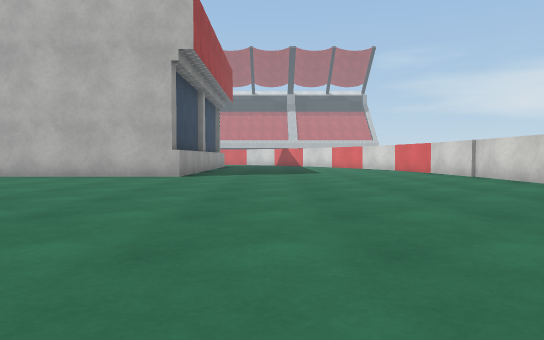
View 1 (above)

24 first-person views from a walk through a 3-D level made in the Unity game engine. The camera is 0.55 m above the floor, tilts 2° down and sees 70° across. The floor is counted in squares, 1 m on a side. Each view is taken from the middle of a square. On the plan, view 1 faces up. The plan holds only what a view shows up to about 10 squares ahead; the rest is blank. The place goes on beyond the plan. Surface patterns are stand-ins for the level's own textures.

View 2
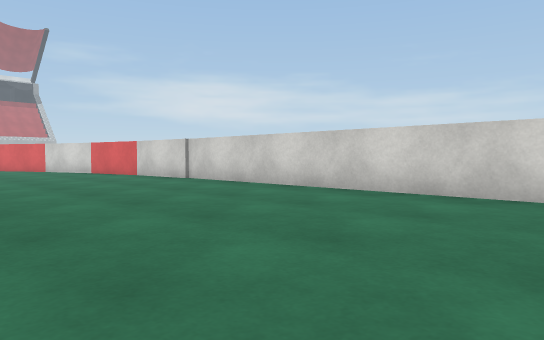

View 3
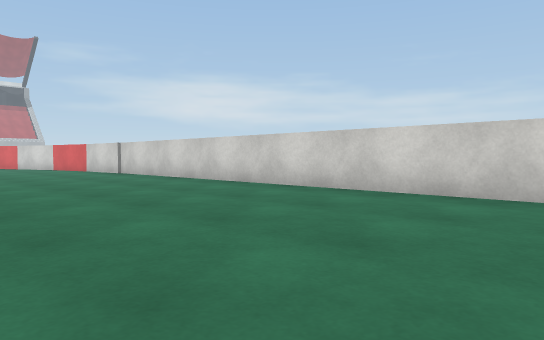

View 4
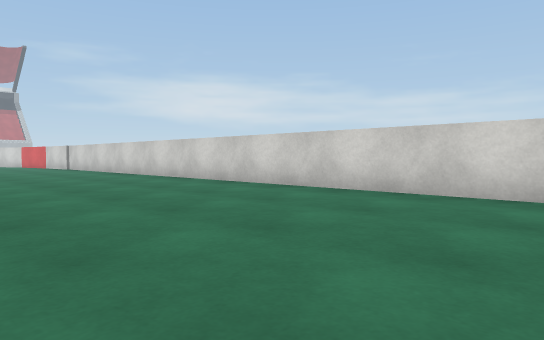

View 5
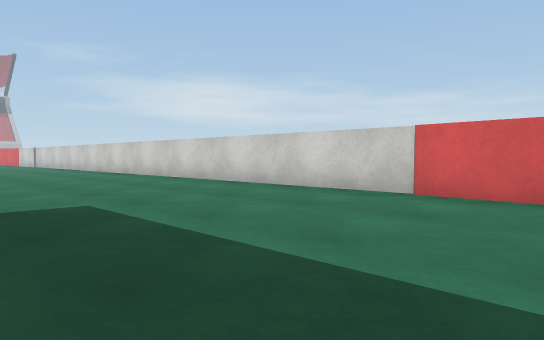

View 6
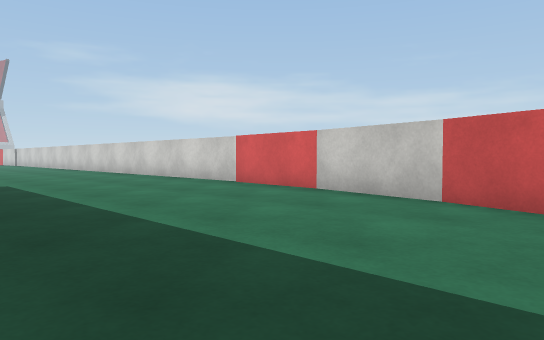

View 7
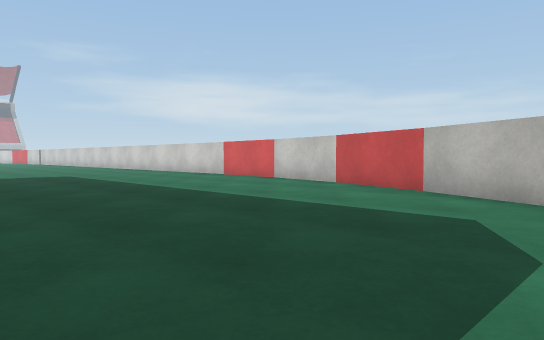

View 8
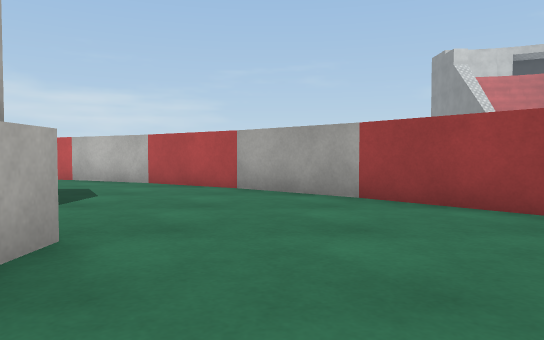

View 9
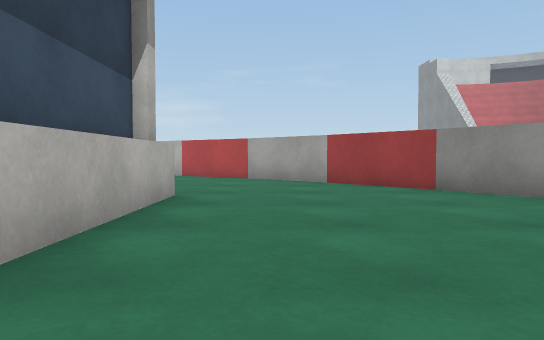

View 10
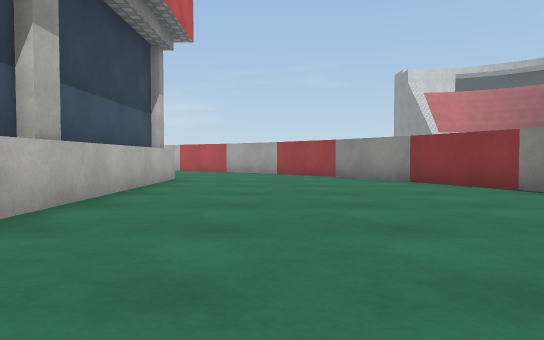

View 11
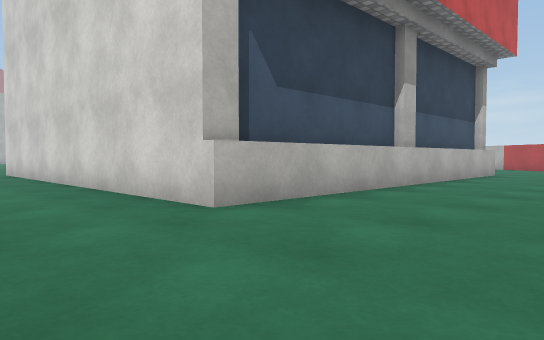

View 12
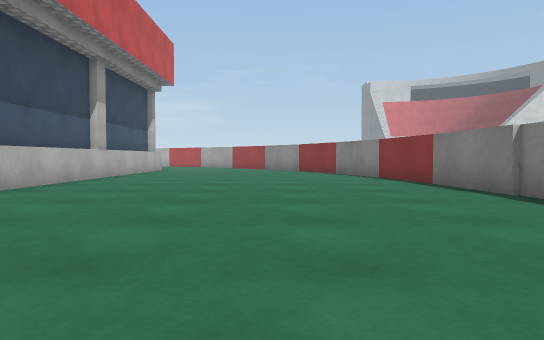

View 13
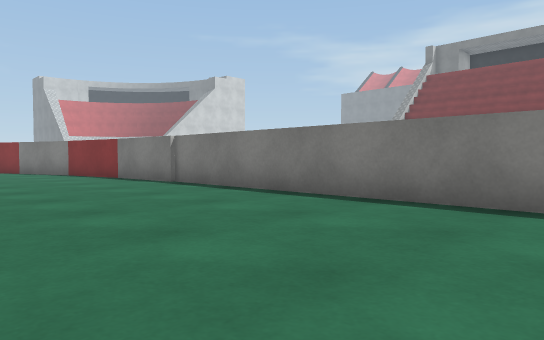

View 14
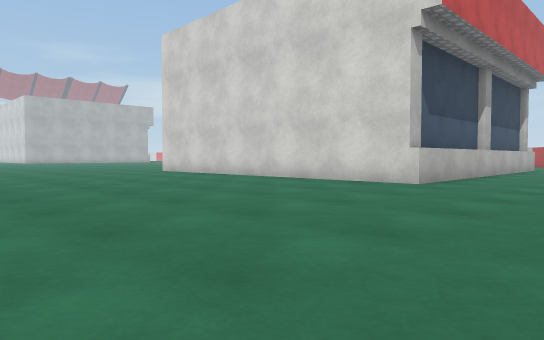

View 15
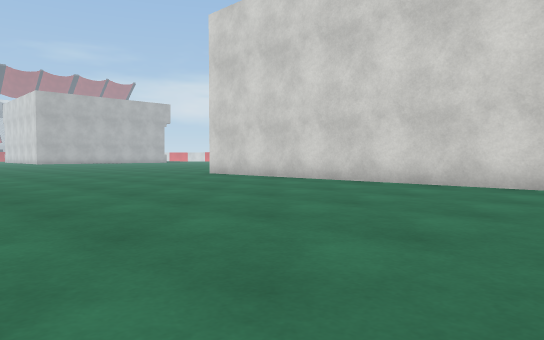

View 16
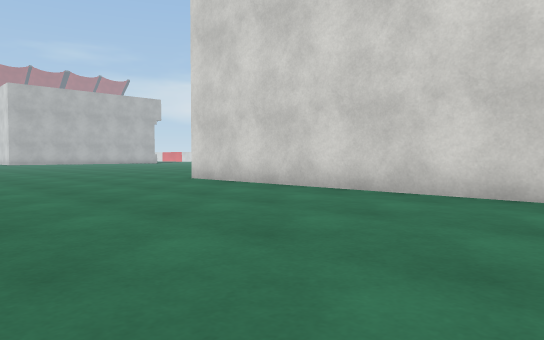

View 17
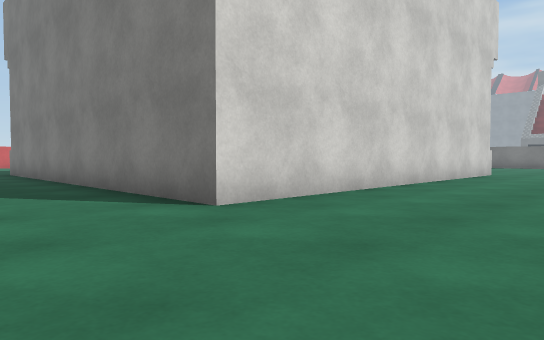

View 18
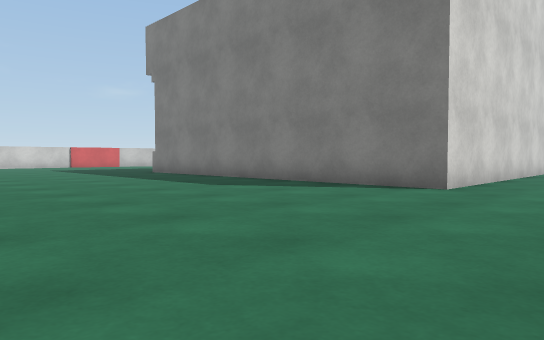

View 19
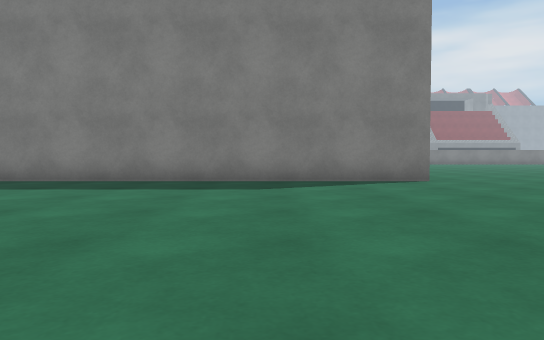

View 20
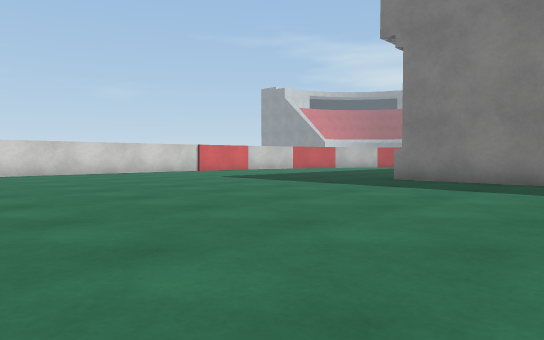

View 21
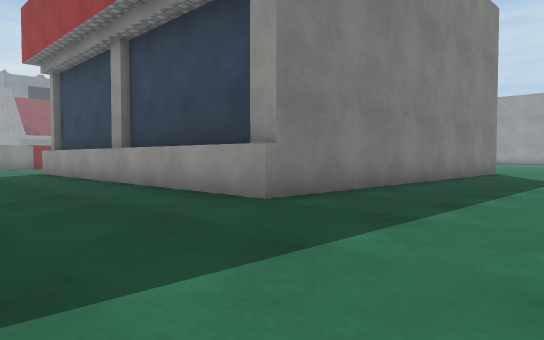

View 22
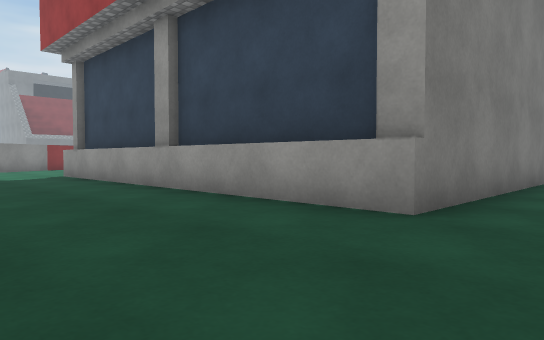

View 23
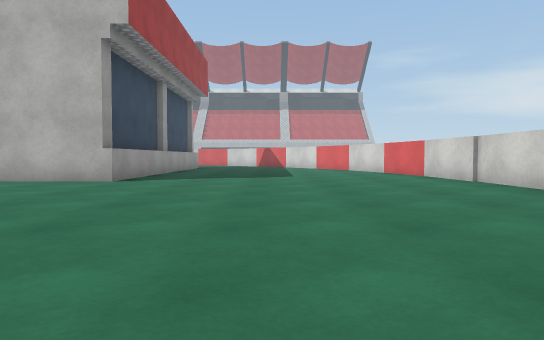

View 24
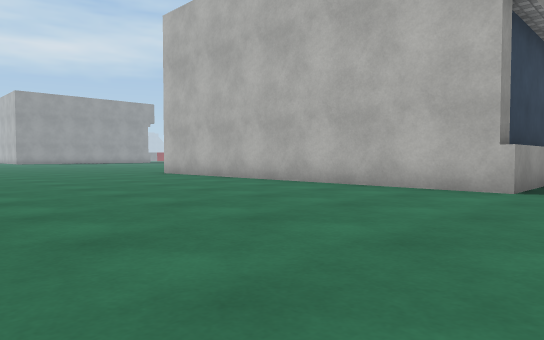

### Floor plan
Points are (right, up) in squares from view 1. A wall is a line through its corners. A room is listed if a view was taken in it or the views show most of it. See-through windows are left out.
Room 1 (views 1, 2, 3, 4, 5, 6, 7, 8, 9, 10, 11, 12, 13, 14, 15, 16, 17, 18, 19, 20, 21, 22, 23, 24)
walls: (-2.5, -9.6) (-2.5, -18.6); (-2.9, -10.2) (-2.9, -14.4); (-2.7, -14.4) (-2.7, -14.9); (-2.9, -15.2) (-2.9, -18.2); (-7.8, -19.2) (-11.9, -19.2); (-7.1, -19.4) (-7.9, -19.4); (5.5, -9.5) (5.5, 12.1); (-11.9, -19.4) (-12.5, -19.4) (-12.5, -9.6) (-2.7, -9.6) (-2.7, -10.2); (-3, -19.2) (-6.9, -19.2); (-2.5, -19.6) (-12.5, -19.6); (4.8, -14.2) (5.2, -11.8) (5.4, -9.5); (4, -16.4) (4.8, -14.1); (3, -18.5) (4.1, -16.3); (1.6, -20.5) (3, -18.4); (-2.7, 11.1) (-2.7, 10.5) (-8.8, 10.5); (0.2, -22.2) (1.7, -20.4); (-1.6, -23.7) (0.2, -22.1); (-2.9, 12.5) (-2.9, 11.5); (-2.5, 12.5) (-2.5, 10.5); (-3.6, -25) (-1.5, -23.6); (-5.7, -26.1) (-3.5, -25); (-6.1, -26.2) (-5.6, -26); (-10.2, -27.3) (-8, -26.8); (-12.6, -27.4) (-10.1, -27.2); (-19.2, -27.5) (-12.5, -27.5)

Where each view was taken, in squares from view 1:
view 1: 0 up, 0 right, facing up
view 2: 2 up, 0 right, facing up-right
view 3: 2 down, 0 right, facing up-right
view 4: 7 down, 0 right, facing up-right
view 5: 12 down, 0 right, facing up-right
view 6: 16 down, 0 right, facing up-right
view 7: 19 down, 2 left, facing up-right
view 8: 21 down, 5 left, facing right
view 9: 21 down, 8 left, facing right
view 10: 22 down, 12 left, facing right
view 11: 23 down, 15 left, facing up-right
view 12: 24 down, 18 left, facing right
view 13: 23 down, 20 left, facing down-right
view 14: 23 down, 20 left, facing up-right
view 15: 20 down, 20 left, facing up-right
view 16: 18 down, 18 left, facing up-right
view 17: 7 down, 16 left, facing down-right
view 18: 3 down, 15 left, facing down-right
view 19: 1 down, 9 left, facing down
view 20: 1 down, 7 left, facing down-right
view 21: 6 down, 1 right, facing down-left
view 22: 8 down, 1 right, facing down-left
view 23: 2 up, 1 right, facing up
view 24: 4 up, 1 left, facing up-left
